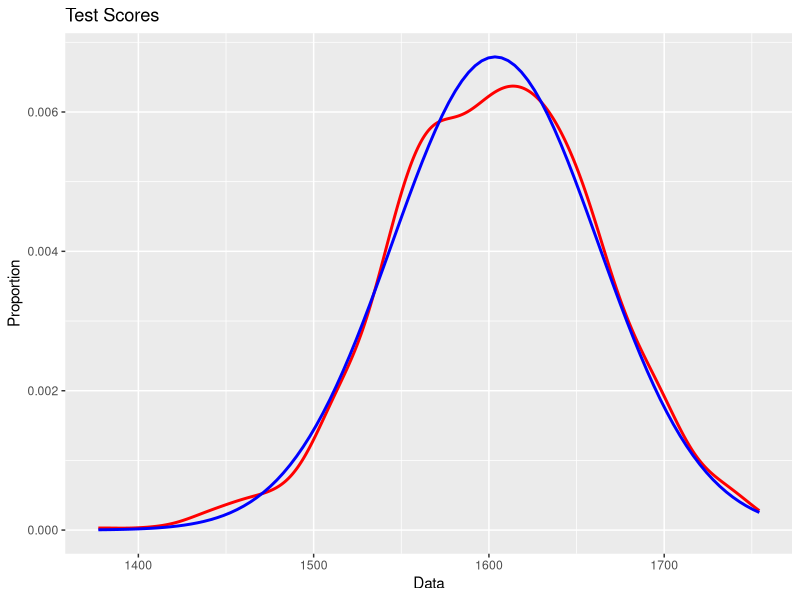
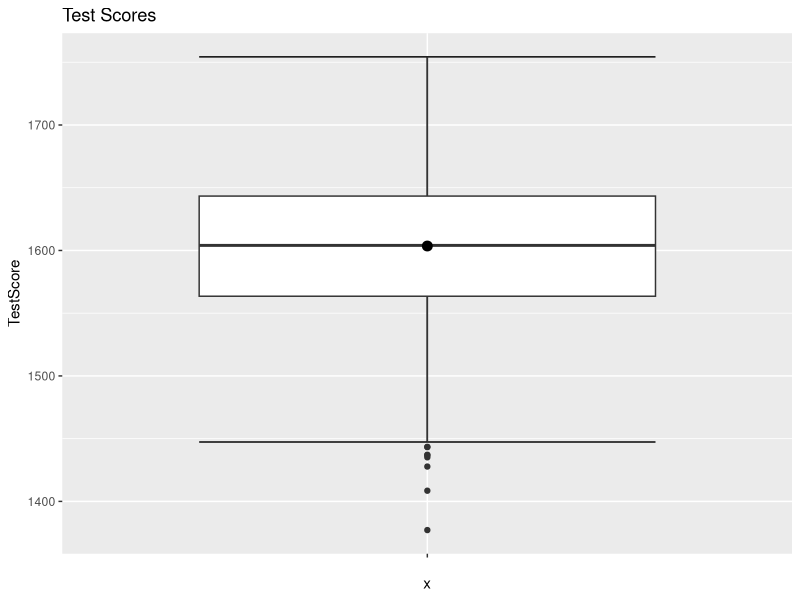
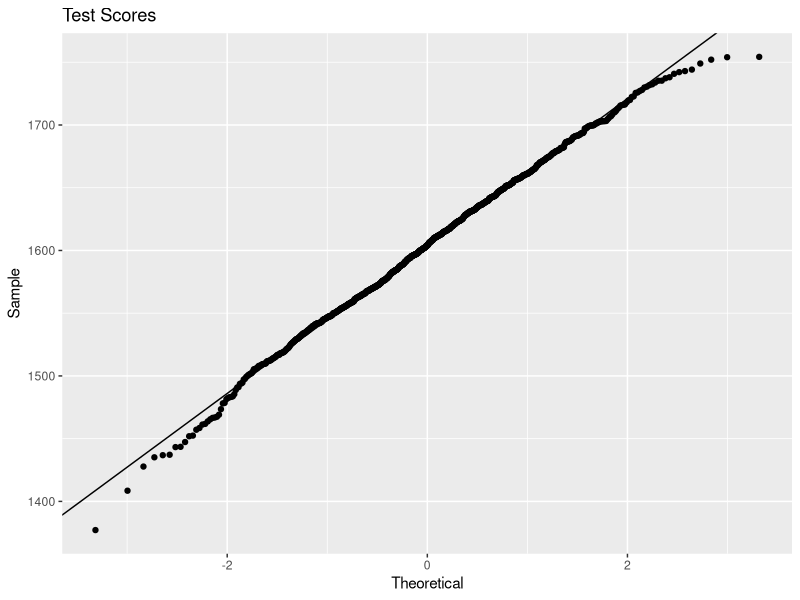

Write R code to recreate these figures, in order.
#####
# Jordan Mayer
# STAT 350
# Lab 06
# March 22, 2018
#####

# set working directory to STAT 350
setwd("C:/Users/jordan/Google Drive/Courses Spring 2018/STAT 350/STAT 350 Labs/Lab 06")
# set up ggplot2 for plotting
library(ggplot2)
# close open figures
graphics.off()
# get US Data
USData <- read.table("US_Data.txt", header=TRUE, sep="\t")
USData_clean <- USData[complete.cases(USData),]
attach(USData_clean)

# create histogram
windows()
ggplot(data.frame(TestScore=TestScore), aes(TestScore))+
  geom_histogram(aes(y=..density..),
                 bins=sqrt(length(TestScore))+2,
                 fill="grey",col="black")+
  geom_density(col="red",lwd=1)+
  stat_function(fun=dnorm,args=list(mean=mean(TestScore),
                                    sd=sd(TestScore)),
                col="blue",lwd=1)+
  ggtitle("Test Scores")+
  xlab("Data")+
  ylab("Proportion")
# create boxplot
windows()
ggplot(data.frame(TestScore=TestScore), aes(x="", y=TestScore))+
  stat_boxplot(geom="errorbar")+
  geom_boxplot()+
  ggtitle("Test Scores")+
  stat_summary(fun.y=mean,col="black",geom="point",size=3)
# create normal probability plot
windows()
ggplot(data.frame(TestScore=TestScore),aes(sample=TestScore))+
  stat_qq()+
  geom_abline(slope=sd(TestScore),intercept=mean(TestScore))+
  ggtitle("Test Scores")+
  xlab("Theoretical")+
  ylab("Sample")

# display sample mean, sample standard deviation, and sample
# standard error of the mean
sample_mean<-mean(TestScore)  # sample mean
sample_stdev<-sd(TestScore)      # sample standard deviation
sample_sem<-sd(TestScore)/sqrt(length(TestScore))  # sample standard
                                            # error of mean
sample_mean
sample_stdev
sample_sem

# find 95% confidence interval for mean TestScore
t.test(TestScore,conf.level=0.95,mu=1800,alternative="two.sided")
t.test(TestScore,conf.level=0.95,mu=1608,alternative="two.sided")
t.test(TestScore,conf.level=0.95,mu=1800,alternative="greater")
